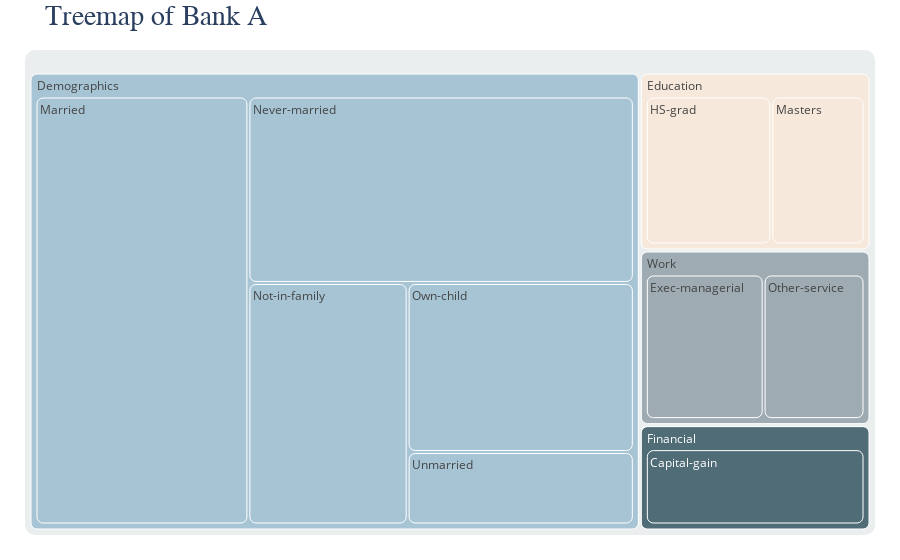

Here is the notebook cell this chart was saved with:
### Code cell
dfA = pd.DataFrame(dataA)

color_mapA = {
    "BankA_Demographics": "#A7C4D4",
    "BankA_Education": "#F6E8DA",
    "BankA_Work": "#9EABB3",
    "BankA_Financial": "#4F6C77"
}

dfA["ColorCategory"] = dfA["Bank"] + "_" + dfA["Category"]

fig = px.treemap(
    dfA,
    path=["Category", "Feature"],
    values="Score",
    color="ColorCategory",
    color_discrete_map=color_mapA,
    title="Treemap of Bank A"
)
fig.update_layout(
    title_font_size=28,
    title_font_family="Helvetica Neue",
    margin=dict(t=50, l=25, r=25, b=25),
)

fig.update_traces(
    root_color="#EAEEEF",
    marker=dict(cornerradius=10)
)

fig.show()

### Figure 1 — Plotly figure (JSON) as saved in the notebook; plotly's stock layout.template omitted (floating-point values rounded to 4 significant figures)
{"data": [{"branchvalues": "total", "customdata": [["BankA_Financial"], ["BankA_Work"], ["BankA_Education"], ["BankA_Demographics"], ["BankA_Demographics"], ["BankA_Demographics"], ["BankA_Demographics"], ["BankA_Education"], ["BankA_Demographics"], ["BankA_Work"], ["BankA_Demographics"], ["BankA_Education"], ["BankA_Financial"], ["BankA_Work"]], "domain": {"x": [0, 1], "y": [0, 1]}, "hovertemplate": "labels=%{label}<br>Score=%{value}<br>parent=%{parent}<br>id=%{id}<br>ColorCategory=%{customdata[0]}<extra></extra>", "ids": ["Financial/Capital-gain", "Work/Exec-managerial", "Education/HS-grad", "Demographics/Married", "Demographics/Own-child", "Demographics/Never-married", "Demographics/Unmarried", "Education/Masters", "Demographics/Not-in-family", "Work/Other-service", "Demographics", "Education", "Financial", "Work"], "labels": ["Capital-gain", "Exec-managerial", "HS-grad", "Married", "Own-child", "Never-married", "Unmarried", "Masters", "Not-in-family", "Other-service", "Demographics", "Education", "Financial", "Work"], "marker": {"colors": ["#4F6C77", "#9EABB3", "#F6E8DA", "#A7C4D4", "#A7C4D4", "#A7C4D4", "#A7C4D4", "#F6E8DA", "#A7C4D4", "#9EABB3", "#A7C4D4", "#F6E8DA", "#4F6C77", "#9EABB3"], "cornerradius": 10}, "name": "", "parents": ["Financial", "Work", "Education", "Demographics", "Demographics", "Demographics", "Demographics", "Education", "Demographics", "Work", "", "", "", ""], "root": {"color": "#EAEEEF"}, "type": "treemap", "values": [6912.0, 6172.0, 6700.0, 28290.0, 11870.0, 22310.0, 5091.0, 4977.0, 11940.0, 5285.0, 79500.0, 11680.0, 6912.0, 11460.0]}], "layout": {"legend": {"tracegroupgap": 0}, "margin": {"b": 25, "l": 25, "r": 25, "t": 50}, "title": {"font": {"family": "Helvetica Neue", "size": 28}, "text": "Treemap of Bank A"}}}
